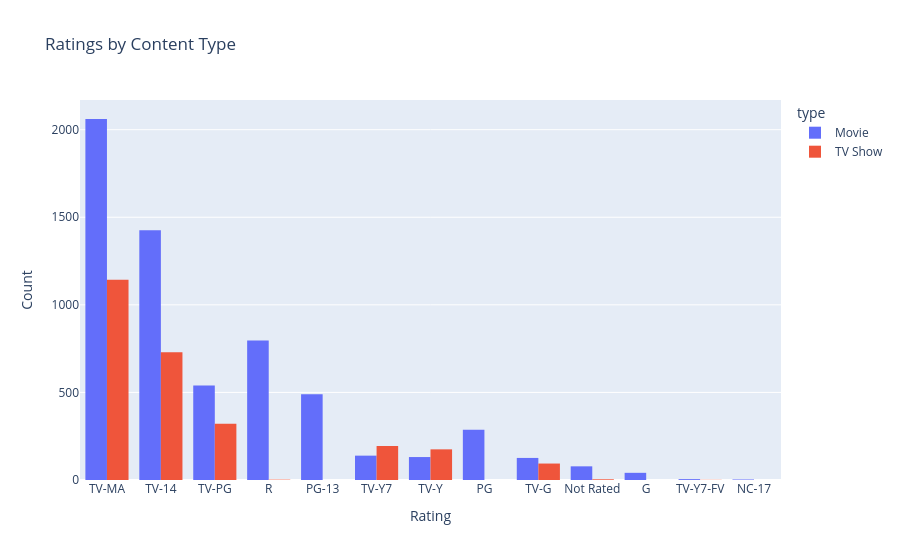

Write notebook code for a chart like this one.
### Code cell
order = list(df['rating'].value_counts().index)

fig1 = px.histogram(df, x='rating', color='type', barmode='group',
                   category_orders={'rating': order},
                   title="Ratings by Content Type")
fig1.update_layout(xaxis_title="Rating", yaxis_title="Count")
fig1.show()

### Figure 1 — Plotly figure (JSON) as saved in the notebook; plotly's stock layout.template omitted (floating-point values rounded to 4 significant figures; data arrays with more than 128 entries replaced by an {"elided": "..."} marker saying what was removed)
{"data": [{"alignmentgroup": "True", "bingroup": "x", "hovertemplate": "type=Movie<br>rating=%{x}<br>count=%{y}<extra></extra>", "legendgroup": "Movie", "marker": {"color": "#636efa", "pattern": {"shape": ""}}, "name": "Movie", "offsetgroup": "Movie", "orientation": "v", "showlegend": true, "type": "histogram", "x": {"elided": "6123 str values"}, "xaxis": "x", "yaxis": "y"}, {"alignmentgroup": "True", "bingroup": "x", "hovertemplate": "type=TV Show<br>rating=%{x}<br>count=%{y}<extra></extra>", "legendgroup": "TV Show", "marker": {"color": "#EF553B", "pattern": {"shape": ""}}, "name": "TV Show", "offsetgroup": "TV Show", "orientation": "v", "showlegend": true, "type": "histogram", "x": {"elided": "2663 str values"}, "xaxis": "x", "yaxis": "y"}], "layout": {"barmode": "group", "legend": {"title": {"text": "type"}, "tracegroupgap": 0}, "title": {"text": "Ratings by Content Type"}, "xaxis": {"anchor": "y", "categoryarray": ["TV-MA", "TV-14", "TV-PG", "R", "PG-13", "TV-Y7", "TV-Y", "PG", "TV-G", "Not Rated", "G", "TV-Y7-FV", "NC-17"], "categoryorder": "array", "domain": [0, 1], "title": {"text": "Rating"}}, "yaxis": {"anchor": "x", "domain": [0, 1], "title": {"text": "Count"}}}}
